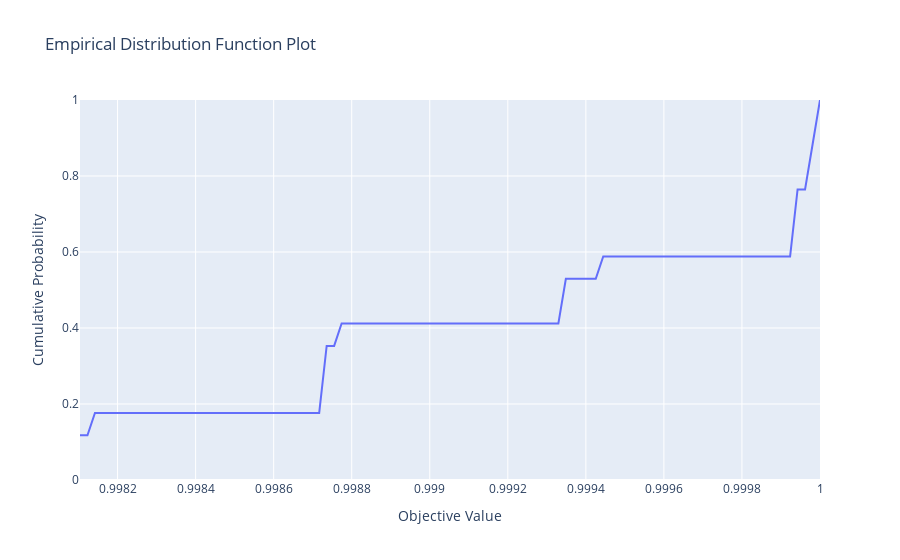

Write notebook code for a chart like this one.
### Code cell
optuna.visualization.plot_edf(data, target=lambda t: t.values[0])
